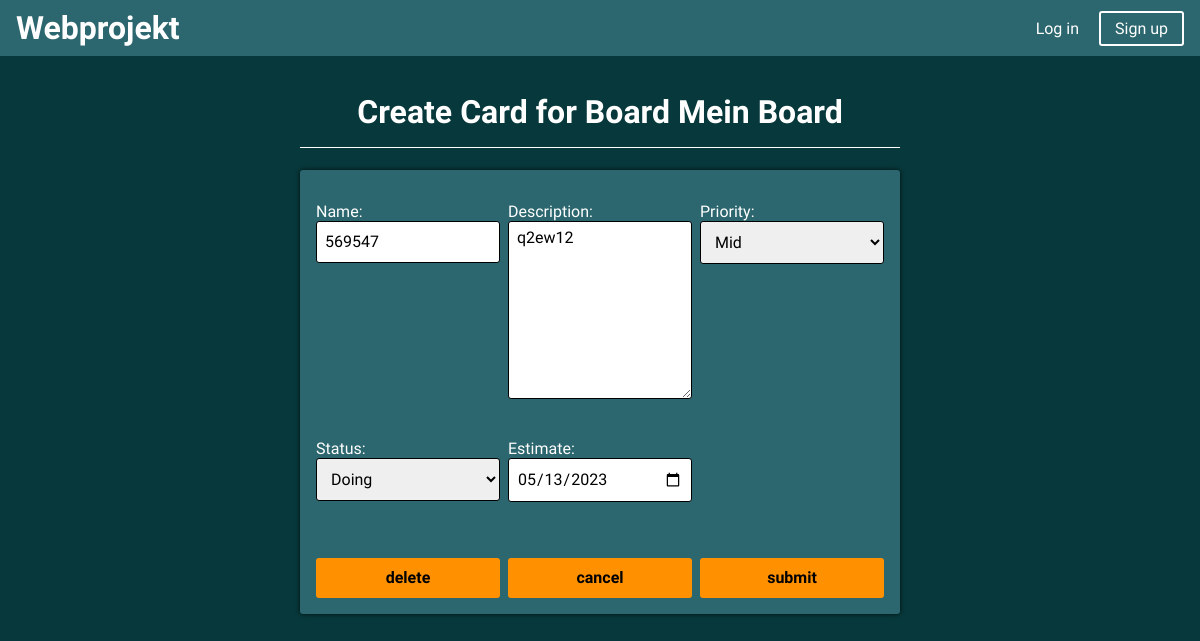
The app's page /update_card/11 with its own data.
### base/models.py (models this page shows, shortened)
class Board(models.Model):
    owner = models.ForeignKey(User, on_delete=models.SET_NULL, null=True)
    name = models.CharField(max_length=200, null=True)
    description = models.TextField(null=True, blank=True)
    participants = models.ManyToManyField(User, related_name="participants", blank=True)
    updated = models.DateTimeField(auto_now=True, null=True)
    created = models.DateTimeField(auto_now_add=True, null=True)
    class Meta:
        ordering = ['-updated', '-created']

class Card(models.Model):
    STATUS_OPTIONS = (
        ('To-do', 'To-do'),
        ('Doing', 'Doing'),
        ('Done', 'Done'),
    )
    PRIORITY_OPTIONS = (
        ('Low', 'Low'),
        ('Mid', 'Mid'),
        ('High', 'High'),
    )
    owner = models.ForeignKey(User, on_delete=models.SET_NULL, null=True)
    board = models.ForeignKey(Board, on_delete=models.CASCADE, null=True)
    name = models.CharField(max_length=200, null=True) #title
    description = models.TextField(blank=True, null=True)   #desc
    estimate = models.DateField(blank=True, null=True)  #est
    priority = models.CharField(max_length=50, null=True, choices=PRIORITY_OPTIONS)
    status = models.CharField(max_length=50, choices=STATUS_OPTIONS)
    updated = models.DateTimeField(auto_now=True, null=True)
    created = models.DateTimeField(auto_now_add=True, null=True)
    class Meta:
        ordering = ['-updated', '-created']

### base/views.py (the view, shortened to what this page needs)
# urls.py: path('update_card/<str:pk>', views.updateCard, name='update-card'),
def updateCard(request, pk):
    page = 'update-card'
    card = Card.objects.get(id = pk)
    board = card.board
    form = CardForm(instance=card)
    context = {'page': page, 'form': form, 'board': board, 'card':card}
    return render(request, 'base/card_form.html', context)

### base/forms.py
class CardForm(ModelForm):
    estimate = forms.DateField(widget=DateInput(attrs={'type': 'date'}))
    class Meta:
        model = Card
        fields = ('name', 'description', 'priority', 'status', 'estimate')

### base/templates/base/card_form.html (shortened to what this page needs)
{% load static %}
{% block content %}
<head>
    <link rel='stylesheet'
        href='https://cdn-uicons.flaticon.com/uicons-regular-straight/css/uicons-regular-straight.css'>
    <link rel="stylesheet" href="{% static 'styles/app.css' %}">
</head>
<body>
    {% include 'navbar.html' %}
    <div class="content">
        <div class="fixed_centered_container">
            <h1 class="edit_head">Create Card for Board {{ board.name }}</h1>
            <form method="POST" action="" class="edit_card">
                {{form.as_p}}
                {% if page == 'update-card' %}
                <div class="main_button" id="edit_card_delete" onclick="location.pathname = 'delete_card/{{card.id}}'">
                    delete</div>
                {% endif %}
                <div class="main_button" id="edit_card_cancel" onclick="location.pathname = 'board/{{board.id}}'">cancel
                </div>
                <button class="main_button" type="submit" type="submit" id="edit_card_save">submit</button>
            </form>
        </div>
    </div>
</body>
{% endblock content %}

### static/styles/app.css (style rules this page uses)
* { scrollbar-width: 8px; scrollbar-color: #000000 #ffffff00; }
body { font-family: 'Signika', sans-serif; font-size: 16px; margin: 0; padding: 0; }
.content { position: absolute; top: 3.5rem; width: 100%; min-height: 100%; background-color: rgb(240, 237, 238); background-color: rgb(7, 57, 60); overflow: scroll; overflow-x: hidden; }
h1 { padding: 0; text-align: center; }
.edit_head { color: white; border-bottom: 1px solid white; padding: 1rem; }
input, textarea, select { margin: 0; font-family: inherit; padding: 0 0.5rem; border: 1px solid black; border-radius: 3px; font-size: 1rem; line-height: 2.5rem; }
.main_button { font-family: inherit; font-size: 1rem; text-align: center; text-decoration: none; font-weight: bold; padding: 0 1rem; line-height: 2.5rem; width: 100%; border-radius: 3px; background-color: rgb(255, 145, 0); cursor: pointer; border: none; }
* { box-sizing: border-box; }
.fixed_centered_container { position: fixed; left: 50%; top: auto; transform: translate(-50%, 0); }
.edit_card { display: grid; gap: 0.5rem; padding: 1rem; grid-template-columns: repeat(3, 1fr); margin: auto; background-color: rgb(44, 102, 110); border-radius: 3px; color: white; z-index: 1000; box-shadow: 0 0 5px rgb(0 0 0 / 0.8); }
textarea { line-height: 1rem; padding: 0.5rem; resize: vertical; }
select { padding: 0.625rem; }
.edit_card * { display: block; width: 100%; text-align: left; }
#edit_card_save { color: black; text-align: center; grid-row: 7; grid-column: 3; }
#edit_card_cancel { color: black; text-align: center; grid-row: 7; grid-column: 2; }
#edit_card_delete { color: black; text-align: center; grid-row: 7; grid-column: 1; }

### records on screen
Board: name "Mein Board"
Card: name "569547", description "q2ew12", priority "Mid", status "Doing", estimate "05/13/2023"
